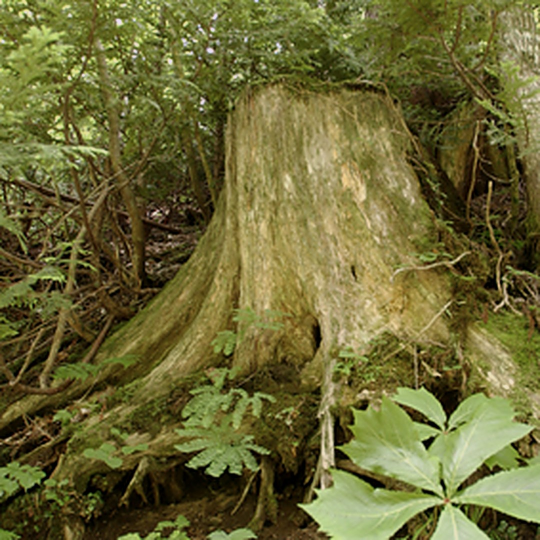
#> input picture images/2026-07/stump-01.jpg, 1080 x 1080 px, found by its file name (shown at 1/2 size)
$ python -i build_story_cards.py   (imports and definitions only)
#> lines starting #> are read from the running program, lines starting #| are printed output that depends on the picture
#!/usr/bin/env python3
"""
ストーリーズ（1080x1920）用のカード画像を生成する。

2種類のレイアウト:
  photo … 上に写真、下に深緑の帯＋明朝の本文（ハイライトの表紙・場面カード向け）
  text  … クリーム地に明朝（Q&A・説明カード向け）

ハイライトの束ごとに CARDS を定義して実行する。
出力は images/stories/<slug>.jpg。
"""
import os
import textwrap

from PIL import Image, ImageDraw, ImageEnhance, ImageFont

W, H = 1080, 1920
CREAM = (245, 240, 232)
GREEN = (27, 52, 32)
GOLD = (196, 168, 130)
SUB = (111, 106, 94)
SRC = os.environ.get("LOCAL_SRC_DIR", "/home/claude/hiba-website/images")
OUT = "images/stories"
SERIF = "/usr/share/fonts/opentype/noto/NotoSerifCJK-Regular.ttc"
SERIF_M = "/usr/share/fonts/opentype/noto/NotoSerifCJK-Medium.ttc"
SANS = "/usr/share/fonts/opentype/noto/NotoSansCJK-Regular.ttc"

# ストーリーズはUIが上下に被るので、安全領域は上下250pxを空ける
SAFE_TOP, SAFE_BOTTOM = 250, 250


def font(path, size):
    return ImageFont.truetype(path, size)


CLOSE = "。、）」』！？・ー"
NUM = "0123456789〜～%％.,"


# [17 lines left out: function wrap, not called in this run]


BASE_URL = "https://www.aomori-hiba.com/images/"


def open_source(name):
    """ローカルの素材ディレクトリになければ会社サイトから取得する。
    GitHub Actions 上ではローカルに素材が無いので、こちらの経路を通る。"""
#> called with name = '../images/2026-07/stump-01.jpg'
    local = os.path.join(SRC, name)
    if os.path.exists(local):
        return Image.open(local)
#> returned value is the input picture: PIL image 1080x1080 RGB; mean R, G, B 107.3, 103.9, 52.9
    import io
    import urllib.request
    req = urllib.request.Request(BASE_URL + name, headers={"User-Agent": "hiba-image-builder"})
    with urllib.request.urlopen(req, timeout=60) as r:
        return Image.open(io.BytesIO(r.read()))


def photo_bg(name, focus=0.5):
    im = open_source(name).convert("RGB")
    if min(im.size) < 1080:
        raise SystemExit(f"解像度不足のためストーリーに使えません: {name} {im.size}")
    # 1080x1920 に被せる（縦長にクロップ）
    tw, th = W, H
    scale = max(tw / im.width, th / im.height)
#> scale = 1.78
    im = im.resize((int(im.width * scale + 0.5), int(im.height * scale + 0.5)), Image.LANCZOS)
    top = int((im.height - th) * focus)
#> top = 0
    im = im.crop((max(0, (im.width - tw) // 2), max(0, top), max(0, (im.width - tw) // 2) + tw, max(0, top) + th))
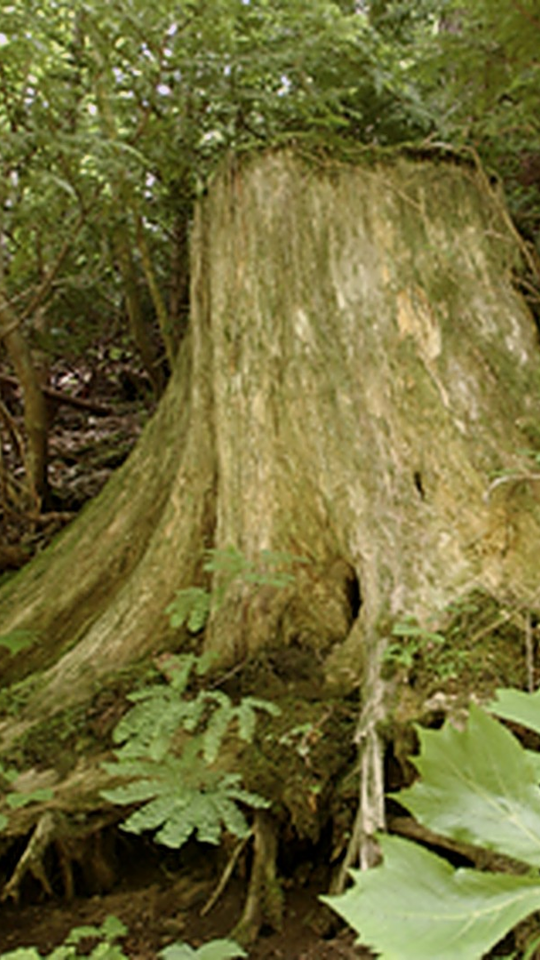
#> im: PIL image 1080x1920 RGB (shown at 1/2 size); mean R, G, B 113, 108.6, 55.8
    im = ImageEnhance.Color(im).enhance(0.75)
    return im


# [68 lines left out: functions gradient_band, render, not called in this run]


# [7 lines not run here, left out]

>>> result = photo_bg('../images/2026-07/stump-01.jpg')

$ run again, on images/2026-07/tree-01.jpg
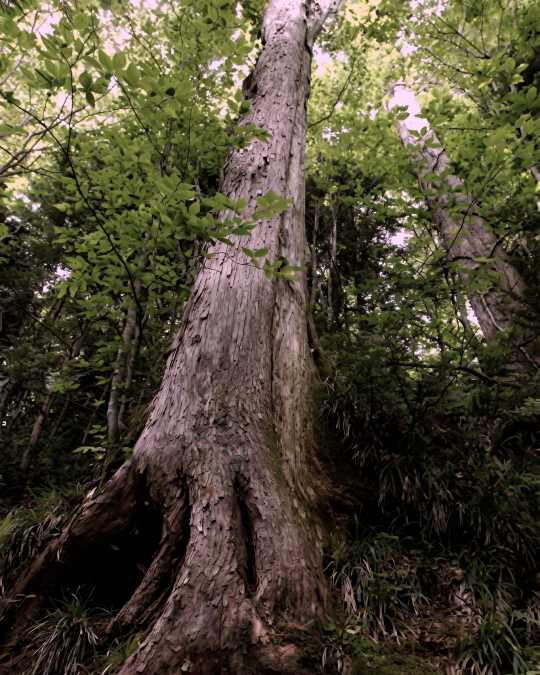
#> input picture images/2026-07/tree-01.jpg, 1080 x 1350 px, found by its file name (shown at 1/2 size)
#> in open_source, returned value is the input picture: PIL image 1080x1350 RGB; mean R, G, B 77.6, 70.8, 51.8
#> in photo_bg, `im = im.crop((max(0, (im.width - tw) // 2), max(0, top), max(0, (im.wi..`:
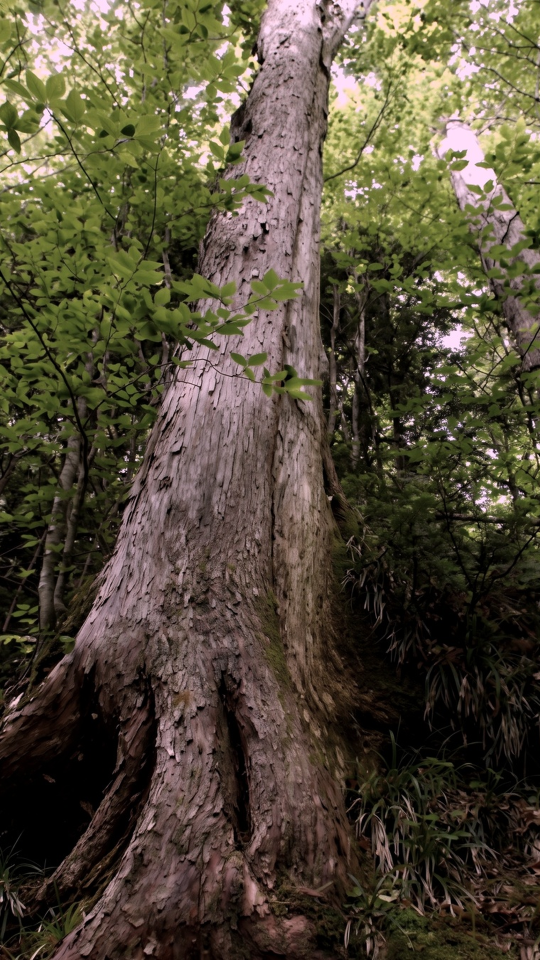
#> im: PIL image 1080x1920 RGB (shown at 1/2 size); mean R, G, B 83.2, 74.9, 56.8
